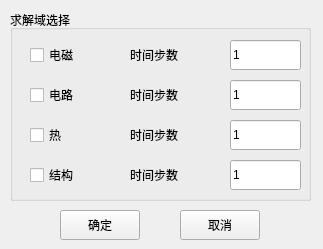
<?xml version="1.0" encoding="UTF-8"?>
<ui version="4.0">
 <class>frmDomain</class>
 <widget class="QMainWindow" name="frmDomain">
  <property name="geometry">
   <rect>
    <x>0</x>
    <y>0</y>
    <width>323</width>
    <height>249</height>
   </rect>
  </property>
  <property name="windowTitle">
   <string>观察域</string>
  </property>
  <widget class="QWidget" name="centralwidget">
   <widget class="QPushButton" name="btnOK">
    <property name="geometry">
     <rect>
      <x>60</x>
      <y>210</y>
      <width>80</width>
      <height>30</height>
     </rect>
    </property>
    <property name="text">
     <string>确定</string>
    </property>
   </widget>
   <widget class="QPushButton" name="btnCancel">
    <property name="geometry">
     <rect>
      <x>180</x>
      <y>210</y>
      <width>80</width>
      <height>30</height>
     </rect>
    </property>
    <property name="text">
     <string>取消</string>
    </property>
   </widget>
   <widget class="QGroupBox" name="gbxDomain">
    <property name="geometry">
     <rect>
      <x>10</x>
      <y>10</y>
      <width>301</width>
      <height>191</height>
     </rect>
    </property>
    <property name="title">
     <string>求解域选择</string>
    </property>
    <widget class="QCheckBox" name="checkBox">
     <property name="geometry">
      <rect>
       <x>20</x>
       <y>30</y>
       <width>91</width>
       <height>30</height>
      </rect>
     </property>
     <property name="text">
      <string>电磁</string>
     </property>
    </widget>
    <widget class="QLabel" name="label_5">
     <property name="geometry">
      <rect>
       <x>120</x>
       <y>30</y>
       <width>91</width>
       <height>30</height>
      </rect>
     </property>
     <property name="text">
      <string>时间步数</string>
     </property>
    </widget>
    <widget class="QLineEdit" name="txtTimeStepNum">
     <property name="geometry">
      <rect>
       <x>220</x>
       <y>30</y>
       <width>71</width>
       <height>30</height>
      </rect>
     </property>
     <property name="text">
      <string>1</string>
     </property>
    </widget>
    <widget class="QCheckBox" name="checkBox_2">
     <property name="geometry">
      <rect>
       <x>20</x>
       <y>70</y>
       <width>81</width>
       <height>30</height>
      </rect>
     </property>
     <property name="text">
      <string>电路</string>
     </property>
    </widget>
    <widget class="QLabel" name="label_6">
     <property name="geometry">
      <rect>
       <x>120</x>
       <y>70</y>
       <width>91</width>
       <height>30</height>
      </rect>
     </property>
     <property name="text">
      <string>时间步数</string>
     </property>
    </widget>
    <widget class="QLineEdit" name="txtTimeStepNum_2">
     <property name="geometry">
      <rect>
       <x>220</x>
       <y>70</y>
       <width>71</width>
       <height>30</height>
      </rect>
     </property>
     <property name="text">
      <string>1</string>
     </property>
    </widget>
    <widget class="QCheckBox" name="checkBox_3">
     <property name="geometry">
      <rect>
       <x>20</x>
       <y>110</y>
       <width>81</width>
       <height>30</height>
      </rect>
     </property>
     <property name="text">
      <string>热</string>
     </property>
    </widget>
    <widget class="QLabel" name="label_7">
     <property name="geometry">
      <rect>
       <x>120</x>
       <y>110</y>
       <width>91</width>
       <height>30</height>
      </rect>
     </property>
     <property name="text">
      <string>时间步数</string>
     </property>
    </widget>
    <widget class="QLineEdit" name="txtTimeStepNum_3">
     <property name="geometry">
      <rect>
       <x>220</x>
       <y>110</y>
       <width>71</width>
       <height>30</height>
      </rect>
     </property>
     <property name="text">
      <string>1</string>
     </property>
    </widget>
    <widget class="QCheckBox" name="checkBox_4">
     <property name="geometry">
      <rect>
       <x>20</x>
       <y>150</y>
       <width>81</width>
       <height>30</height>
      </rect>
     </property>
     <property name="text">
      <string>结构</string>
     </property>
    </widget>
    <widget class="QLabel" name="label_8">
     <property name="geometry">
      <rect>
       <x>120</x>
       <y>150</y>
       <width>91</width>
       <height>30</height>
      </rect>
     </property>
     <property name="text">
      <string>时间步数</string>
     </property>
    </widget>
    <widget class="QLineEdit" name="txtTimeStepNum_4">
     <property name="geometry">
      <rect>
       <x>220</x>
       <y>150</y>
       <width>71</width>
       <height>30</height>
      </rect>
     </property>
     <property name="text">
      <string>1</string>
     </property>
    </widget>
   </widget>
  </widget>
 </widget>
 <tabstops>
  <tabstop>txtTimeStepNum</tabstop>
  <tabstop>btnOK</tabstop>
  <tabstop>btnCancel</tabstop>
 </tabstops>
 <resources/>
 <connections/>
</ui>
